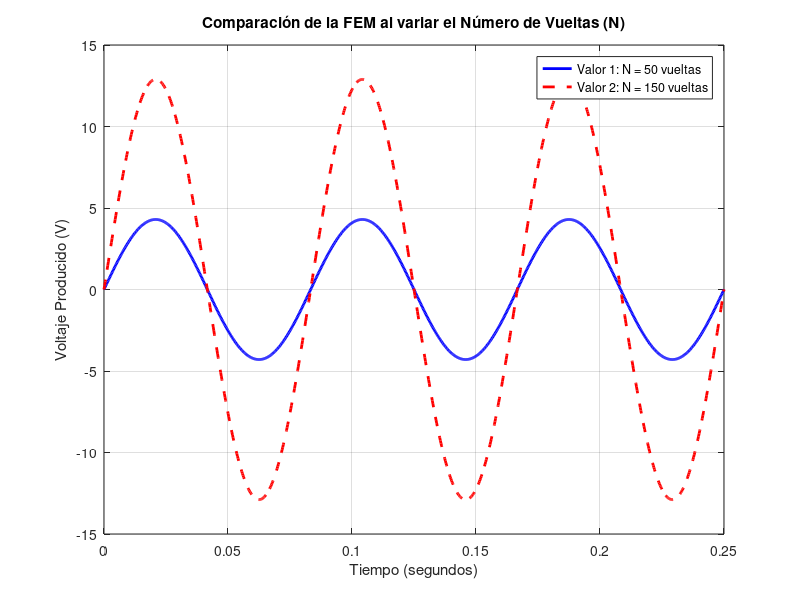

This chart was generated by the following MATLAB code:
% Codigo de ElectroMotion
A = 0.003;     
w = 75.40;       
B = 0.38;        

% Vector de tiempo
t = linspace(0, 0.25, 1000);

N_valor1 = 50;   % Valor experimental base
N_valor2 = 150;  % Valor aumentado para la comparación


% Onda para el Valor 1
FEM_valor1 = N_valor1 * B * A * w * sin(w * t);

% Onda para el Valor 2
FEM_valor2 = N_valor2 * B * A * w * sin(w * t);

figure('Name', 'Comparativa de la FEM inducida', 'NumberTitle', 'off');
plot(t, FEM_valor1, 'b-', 'LineWidth', 2); 
hold on; 
plot(t, FEM_valor2, 'r--', 'LineWidth', 2); 
title('Comparación de la FEM al variar el Número de Vueltas (N)');
xlabel('Tiempo (segundos)');
ylabel('Voltaje Producido (V)');
legend(['Valor 1: N = ' num2str(N_valor1) ' vueltas'], ...
       ['Valor 2: N = ' num2str(N_valor2) ' vueltas'], ...
       'Location', 'northeast');
grid on;
hold off;
